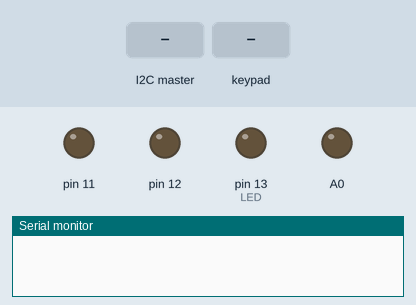
This program was run on a simulated Arduino Nano, built with avr-gcc and run on an emulated ATmega328P. On the bench: output pins drawn as LEDs (lit = HIGH), the last lines printed to the serial monitor. The test bench sets the inputs (shaded band).

Above: at 1.2 s.
1.3 s: the I2C master sends "B"
At 2.5 s:
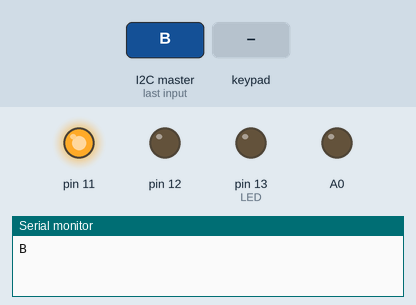
2.8 s: key 'A' pressed
At 4.0 s:
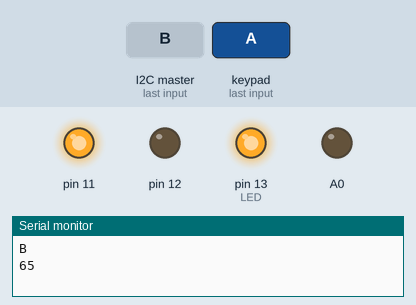
4.3 s: the I2C master sends "b"
At 5.0 s:
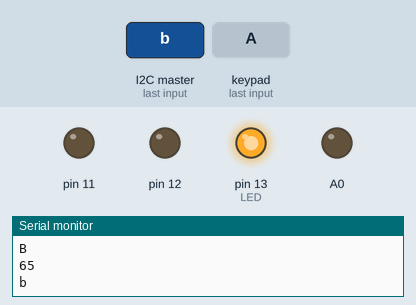
5.8 s: the I2C master sends "C"
At 6.1 s:
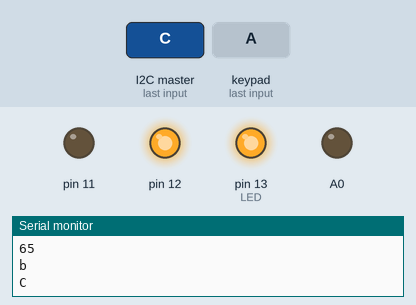
7.3 s: the I2C master sends "B"
At 8.5 s:
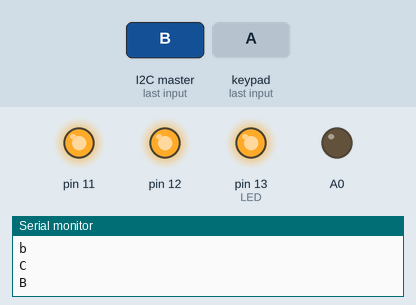
Timing chart, 0 to 9.8 s (numbered marks = the images above; inputs shaded):
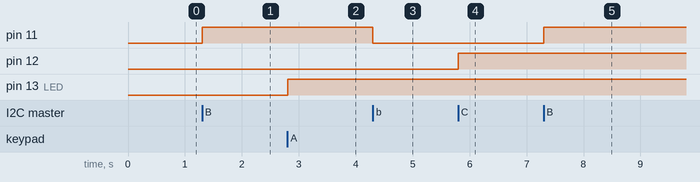

The program:

main.cpp
```cpp
#include <Arduino.h>
#include <Keypad.h>
#include <Wire.h>
#include <string.h>

const byte ROWS = 5;
const byte COLUMNS =4;
byte rowPins[ROWS] = {8,9,10,6,7}; //connect to row pinout of the keypad
byte columnPins[COLUMNS] = {2,3,4,5}; //connect to column pinout of keypad
//Define symbols on keypad
char hexakeys [ROWS][COLUMNS] = {
  {'A','B','#','*'},
  {'1','2','3','U'},
  {'4','5','6','D'},
  {'7','8','9','E'},
  {'L','0','R','C'}
};

Keypad Customkeypad = Keypad(makeKeymap (hexakeys),rowPins,columnPins,ROWS, COLUMNS);

void receiveevent(int howmany);
void requestEvent();
int key;
int d;

void setup() {
  // put your setup code here, to run once:
  Wire.begin(50);
  Wire.onReceive (receiveevent);
  Wire.onRequest (requestEvent);
  pinMode(11, OUTPUT);
  pinMode(12, OUTPUT);
  pinMode(A0,OUTPUT);
  pinMode(13,OUTPUT);  // LED
  Serial.begin(9600);
}

void loop() {
  // put your main code here, to run repeatedly:
  d =Customkeypad.getKey();

  if (d!= 0)
  {
    Serial.println(d);
    digitalWrite (13, HIGH);
  }

  while (digitalRead(13))
  {
    /* do nothing */
  }

}

void receiveevent(int howmany)
{
  while (Wire.available())
  {
    char c = Wire.read();
    switch (c)
    {
    case 'A':
      digitalWrite(10, HIGH);
      Serial.println(c);
      break;
    case 'a':
      digitalWrite(10, LOW);
      Serial.println(c);
      break;
    case 'B':
      digitalWrite(11, HIGH);
      Serial.println(c);
      break;
    case 'b':
      digitalWrite(11, LOW);
      Serial.println(c);
      break;
    case 'C':
      digitalWrite(12, HIGH);
      Serial.println(c);
      break;
    case 'c':
      digitalWrite(12, LOW);
      Serial.println(c);
      break;
    case 'K':
      key = 1;
      Serial.println(key);
      break;
    default:
      break;
    }
  }
}

void requestEvent() {
  // Send response back to Master
  Wire.write(d);
  digitalWrite (13, LOW);
}
```

Measured:
- after the input at 1.3 s, pin 11: LOW → HIGH at once
- after the input at 2.8 s, pin 13 (LED): LOW → HIGH at once
- after the input at 4.3 s, pin 11: HIGH → LOW at once
- after the input at 5.8 s, pin 12: LOW → HIGH at once
- after the input at 7.3 s, pin 11: LOW → HIGH at once
